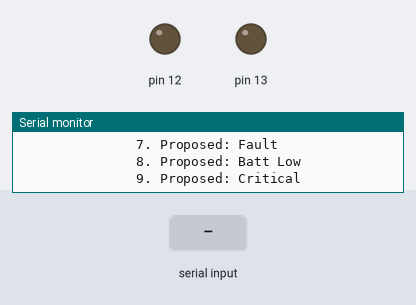
Recording of a sketch running on a simulated Arduino Uno, built with avr-gcc and run on an emulated ATmega328P. Shown: output pins drawn as LEDs (lit = HIGH), the last lines printed to the serial monitor. Dashed ring = blinking. The test bench sets the inputs (shaded band).

Above: at 1.2 s.
1.3 s: "1\n" received over Serial
At 1.95 s:
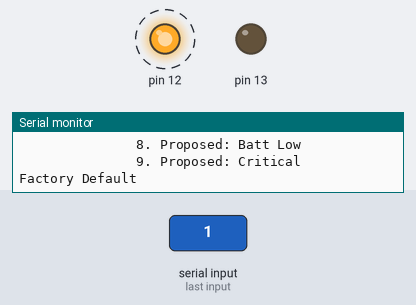
4.3 s: "2\n" received over Serial
At 5.2 s:
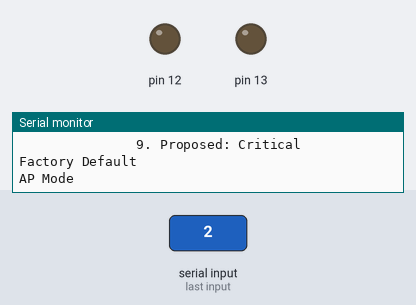
5.8 s: "3\n" received over Serial
Timing chart, 0 to 14.8 s (numbered marks = the images above; inputs shaded):
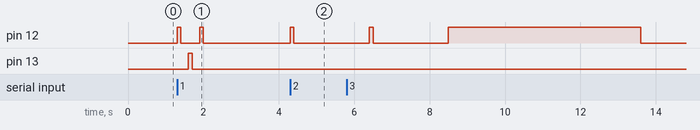

The sketch:

CADRE-LED.ino
```cpp
char* in;
int x=0;
const byte numChars = 32;
char receivedChars[numChars]; // an array to store the received data
boolean newData = false;

void setup() {
  // put your setup code here, to run once:
Serial.begin(115200);

pinMode(12,OUTPUT);
pinMode(13,OUTPUT);


Serial.print("Choose LED Dispaly:\n               1. Factory Default\n               2. AP Mode\n               3. Setup Complete\n               4. Fault\n               5. Alarm\n               6. Battery Low\n               7. Proposed: Fault\n               8. Proposed: Batt Low\n               9. Proposed: Critical\n\n");

}

void READ() {


  static byte ndx = 0;
  char endMarker = '\n';
  char rc;

  if (Serial.available() > 0) {
    while (Serial.available() > 0 && newData == false) {
  rc = Serial.read();

  if (rc != endMarker) {
    receivedChars[ndx] = rc;
    ndx++;
    if (ndx >= numChars) {
    ndx = numChars - 1;
    }
  }

 else {
   receivedChars[ndx] = '\0'; // terminate the string
   ndx = 0;
    newData = true;
  }
 }
}
}
void showNewData() {
  if (newData == true) {
    Serial.print("This just in ... ");
    Serial.println(receivedChars);
   // newData = false;
 }
}

void loop() {
  while(newData==false){
  READ();
  in = receivedChars;
  //showNewData();
  if(strcmp(in, "1") == 0){
    x=1;
  }
  else if(strcmp(in, "2") == 0){
    x=2;
  }
  else if(strcmp(in, "3") == 0){
    x=3;
  }
  else if(strcmp(in, "4") == 0){
    x=4;
  }
  else if(strcmp(in, "5") == 0){
    x=5;
  }
  else if(strcmp(in, "6") == 0){
    x=6;
  }
  else if(strcmp(in, "7") == 0){
    x=7;
  }
  else if(strcmp(in, "8") == 0){
    x=8;
  }
  else if(strcmp(in, "9") == 0){
    x=9;
  }
  else{
    x=10;
  }
  }
 // Serial.print("done\n");
 // Serial.println(x);
  newData=false;

  switch(x){

case 0:
break;

case 1:
  //Factory Default
Serial.print("Factory Default\n");
digitalWrite(12,1);
delay(100);
digitalWrite(12,0);
delay(200);
digitalWrite(13,1);
delay(100);
digitalWrite(13,0);
delay(200);
digitalWrite(12,1);
delay(100);
digitalWrite(12,0);
delay(300);
x=0;
break;

case 2:
//Access Point Mode
Serial.print("AP Mode\n");
digitalWrite(12,1);
delay(100);
digitalWrite(12,0);
delay(2000);
digitalWrite(12,1);
delay(100);
digitalWrite(12,0);
delay(2000);
digitalWrite(12,1);
delay(100);
digitalWrite(12,0);
x=0;
break;

case 3:
//Setup Complete
Serial.print("Setup Complete\n");
digitalWrite(12,1);
delay(5000);
digitalWrite(12,0);
x=0;
break;

case 4:
//Fault
Serial.print("Fault\n");
digitalWrite(13,1);
delay(2000);
digitalWrite(13,0);
x=0;
break;

case 5:
//Alarm
Serial.print("Alarm\n");
digitalWrite(13,1);
delay(100);
digitalWrite(13,0);
delay(200);
digitalWrite(13,1);
delay(100);
digitalWrite(13,0);
delay(200);
digitalWrite(13,1);
delay(100);
digitalWrite(13,0);
delay(200);
digitalWrite(13,1);
delay(100);
digitalWrite(13,0);
delay(200);
digitalWrite(13,1);
delay(100);
digitalWrite(13,0);
delay(200);
digitalWrite(13,1);
delay(100);
digitalWrite(13,0);
delay(200);
x=0;
break;

case 6:
//BatteryLow
Serial.print("Battery Low\n");
digitalWrite(13,1);
delay(100);
digitalWrite(13,0);
delay(500);
digitalWrite(13,1);
delay(100);
digitalWrite(13,0);
delay(500);
digitalWrite(13,1);
delay(100);
digitalWrite(13,0);
delay(500);
x=0;
break;

case 9:
//Proposed: Critical
Serial.print("Proposed: Critical\n");
digitalWrite(13,1);
delay(100);
digitalWrite(13,0);
delay(200);
digitalWrite(13,1);
delay(100);
digitalWrite(13,0);
delay(200);
digitalWrite(13,1);
delay(100);
digitalWrite(13,0);
delay(200);
digitalWrite(13,1);
delay(100);
digitalWrite(13,0);
delay(200);
x=0;
break;

case 7:
//Proposed: Event
Serial.print("Proposed: Event\n");
digitalWrite(13,1);
delay(100);
digitalWrite(13,0);
delay(200);
digitalWrite(13,1);
delay(100);
digitalWrite(13,0);
delay(200);
x=0;
break;

case 8:
//Proposed: BattLow
Serial.print("Proposed: Batt Low\n");
digitalWrite(13,1);
delay(100);
digitalWrite(13,0);
delay(200);
break;
x=0;
break;


default:
x=0;
break;

delay(100);
}

}
```

Measured:
- after the input at 1.3 s, pin 12: alternates HIGH for 0.10 s and LOW for 0.50 s, 4 changes in all, then stays LOW, starting at once; pin 13: LOW → HIGH after 0.30 s, → LOW 0.10 s later
- after the input at 4.3 s, pin 12: LOW → HIGH at once, → LOW 0.10 s later
